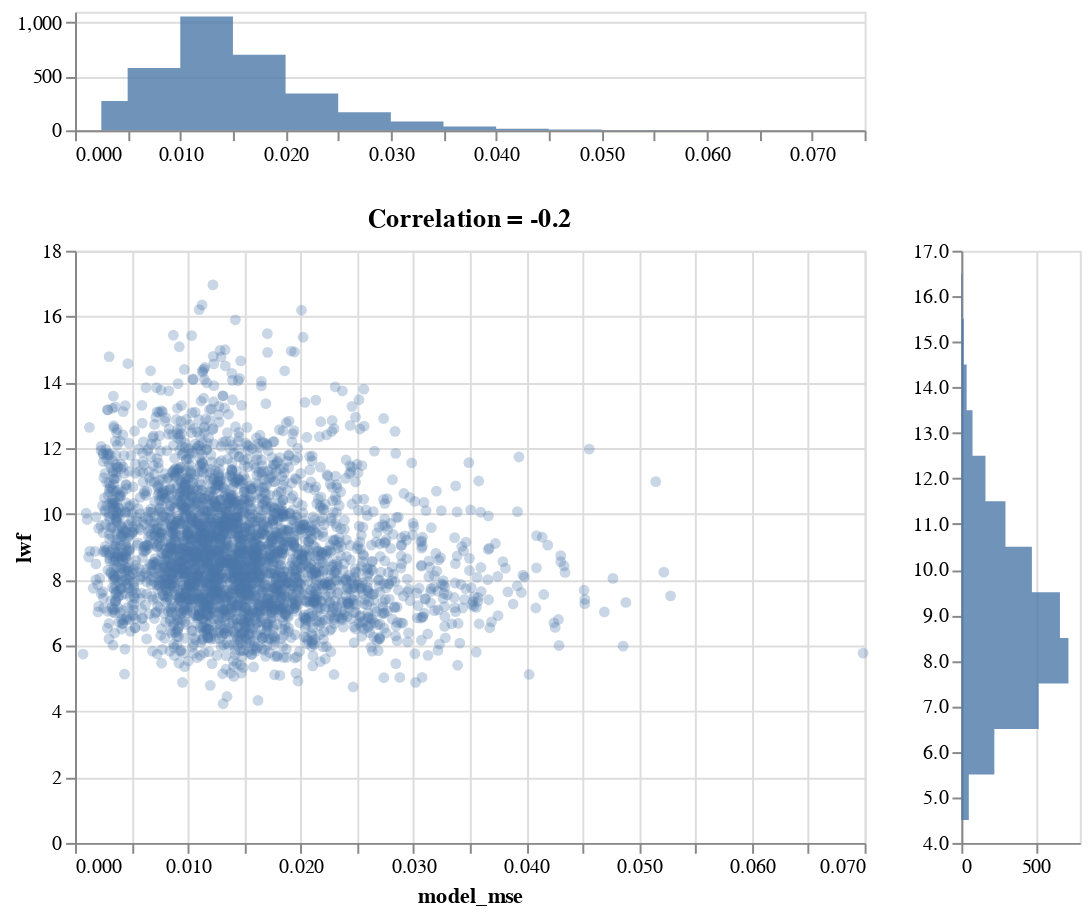

Notebook code for this chart:
### Code cell
eval_embeddings.plot_scatter(
    'model_mse', 'lwf', save_file=cfg.path_plot_folder + 'scatter_lwf.html'
)

### Figure 1 — Vega-Lite specification as saved in the notebook (floating-point values rounded to 4 significant figures; data arrays with more than 128 entries replaced by an {"elided": "..."} marker saying what was removed)
{"datasets": {"data-663a6f3f5c2010c49062f5e32d35c92e": {"elided": "3262 records"}}, "data": {"name": "data-663a6f3f5c2010c49062f5e32d35c92e"}, "vconcat": [{"mark": {"interpolate": "step", "opacity": 0.8, "type": "area"}, "height": 60, "encoding": {"x": {"field": "model_mse", "title": "", "bin": {"maxbins": 20}, "stack": null, "type": "quantitative"}, "y": {"aggregate": "count", "title": "", "stack": null, "type": "quantitative"}}}, {"hconcat": [{"title": "Correlation = -0.2", "mark": {"opacity": 0.3, "type": "circle"}, "encoding": {"x": {"field": "model_mse", "type": "quantitative"}, "tooltip": [{"field": "word", "type": "nominal"}, {"field": "model_mse", "type": "quantitative"}, {"field": "lwf", "type": "quantitative"}], "y": {"field": "lwf", "type": "quantitative"}}}, {"width": 60, "mark": {"interpolate": "step", "opacity": 0.8, "type": "area"}, "encoding": {"x": {"aggregate": "count", "title": "", "stack": null, "type": "quantitative"}, "y": {"field": "lwf", "title": "", "bin": {"maxbins": 20}, "stack": null, "type": "quantitative"}}}]}], "$schema": "https://vega.github.io/schema/vega-lite/v4.0.2.json", "config": {"view": {"continuousWidth": 400, "continuousHeight": 300}}}
